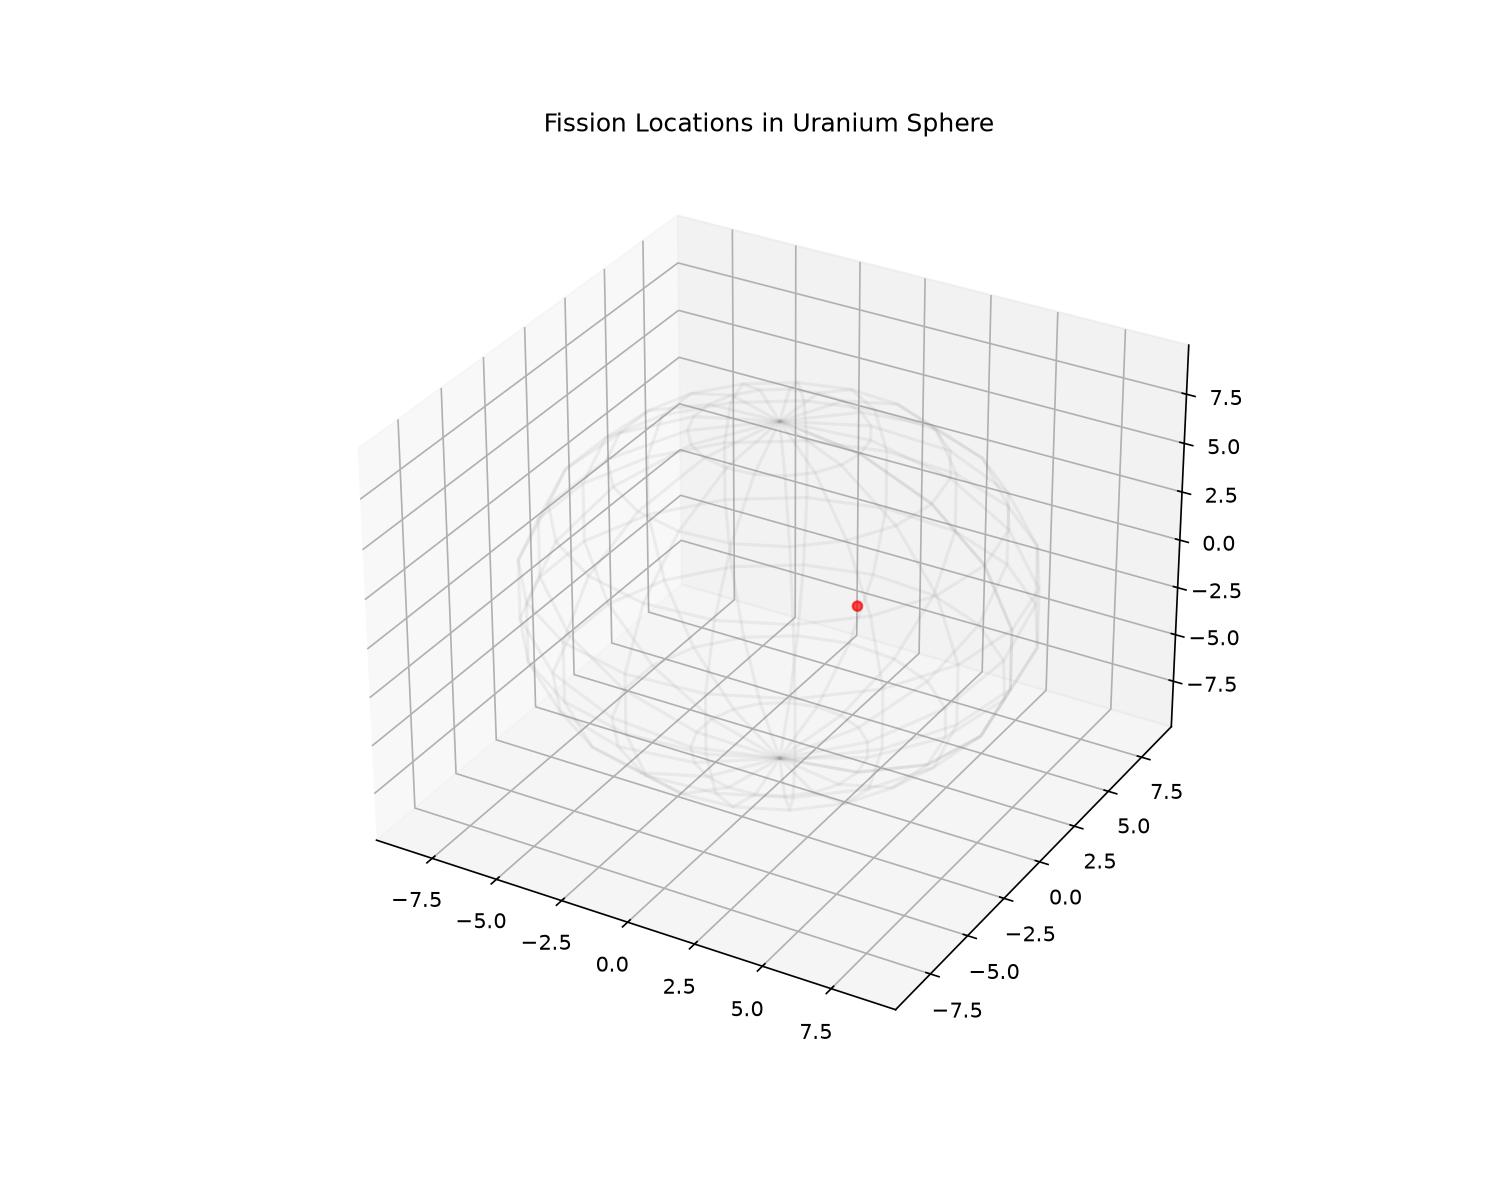

Source code (Python):
import pandas as pd
import matplotlib.pyplot as plt
import numpy as np

# Load fission data from CSV
df = pd.read_csv('fissions.csv', names=['x', 'y', 'z'])

fig = plt.figure(figsize=(10, 8))
ax = fig.add_subplot(111, projection='3d')

# Plot fission points
ax.scatter(df['x'], df['y'], df['z'], c='red', marker='o', alpha=0.5)

# Draw the Uranium sphere for boundary reference

u, v = np.mgrid[0:2*np.pi:20j, 0:np.pi:10j]
x = 8.7 * np.cos(u) * np.sin(v)
y = 8.7 * np.sin(u) * np.sin(v)
z = 8.7 * np.cos(v)
ax.plot_wireframe(x, y, z, color="gray", alpha=0.1)

plt.title('Fission Locations in Uranium Sphere')
plt.savefig('fissions.png', dpi=150)
